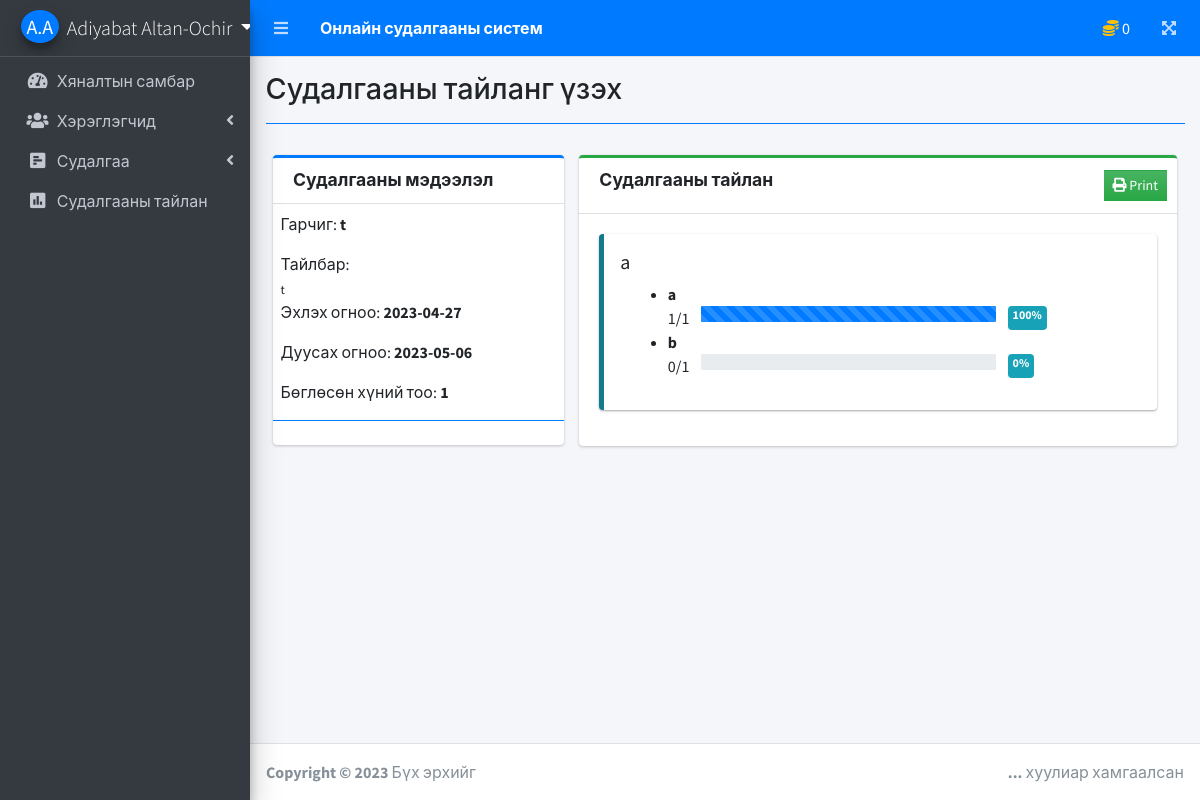
The page /index.php?page=view_survey_report&id=7 (signed in) on the database its author committed.
### tables this page shows
CREATE TABLE `users` (
  `id` int(30) NOT NULL,
  `firstname` varchar(200) NOT NULL,
  `lastname` varchar(200) NOT NULL,
  `middlename` varchar(200) NOT NULL,
  `contact` varchar(100) NOT NULL,
  `address` text NOT NULL,
  `email` varchar(200) NOT NULL,
  `password` text NOT NULL,
  `total_point` int(80) UNSIGNED NOT NULL DEFAULT 0,
  `type` tinyint(1) NOT NULL DEFAULT 3 COMMENT '1=Admin,2 = Staff, 3= Subscriber',
  `date_created` datetime NOT NULL DEFAULT current_timestamp()
);

CREATE TABLE `questions` (
  `id` int(30) NOT NULL,
  `question` text NOT NULL,
  `frm_option` text NOT NULL,
  `type` varchar(50) NOT NULL,
  `order_by` int(11) NOT NULL,
  `survey_id` int(30) NOT NULL,
  `date_created` datetime NOT NULL DEFAULT current_timestamp()
);

### view_survey_report.php (the view, shortened to what this page needs)
<?php include 'db_connect.php';
$qry = $conn->query("SELECT * FROM survey_set where id = ".$_GET['id'])->fetch_array();
foreach($qry as $k => $v){
	if($k == 'title') $k = 'stitle';
}
$taken = $conn->query("SELECT distinct(user_id) from answers where survey_id ={$id}")->num_rows;
$answers = $conn->query("SELECT a.*,q.type from answers a inner join questions q on q.id = a.question_id where a.survey_id ={$id}");
$ans = array();
while($row=$answers->fetch_assoc()){
	if($row['type'] == 'radio_opt') $ans[$row['question_id']][$row['answer']][] = 1;
}
?>
<div class="col-lg-12">
	<div class="row">
		<div class="col-md-4">
			<div class="card card-outline card-primary">
				<div class="card-header">
					<h3 class="card-title"><b>Судалгааны мэдээлэл</b></h3>
				</div>
				<div class="card-body p-0 py-2">
					<div class="container-fluid">
						<p>Гарчиг: <b><?=$stitle ?></b></p>
						<p class="mb-0">Тайлбар:</p>
						<small><?=$description; ?></small>
						<p>Эхлэх огноо: <b><?=date("Y-m-d",strtotime($start_date)) ?></b></p>
						<p>Дуусах огноо: <b><?=date("Y-m-d",strtotime($end_date)) ?></b></p>
						<p>Бөглөсөн хүний тоо: <b><?=number_format($taken) ?></b></p>
					</div>
					<hr class="border-primary">
				</div>
			</div>
		</div>
		<div class="col-md-8">
			<div class="card card-outline card-success">
				<div class="card-header">
					<h3 class="card-title"><b>Судалгааны тайлан</b></h3>
					<div class="card-tools">
						<button class="btn btn-flat btn-sm bg-gradient-success" type="button" id="print"><i class="fa fa-print"></i> Print</button>
					</div>
				</div>
				<div class="card-body ui-sortable">
					<?php
					$question = $conn->query("SELECT * FROM questions where survey_id = $id order by abs(order_by) asc,abs(id) asc");
					while($row=$question->fetch_assoc()):
					?>
					<div class="callout callout-info">
						<h5><?=$row['question'] ?></h5>
						<div class="col-md-12">
							<?php if($row['type'] != 'textfield_s'):?>
								<ul>
							<?php foreach(json_decode($row['frm_option']) as $k => $v):
								$prog = ((isset($ans[$row['id']][$k]) ? count($ans[$row['id']][$k]) : 0) / $taken) * 100;
								$prog = round($prog,2);
								?>
								<li>
									<div class="d-block w-100">
										<b><?=$v ?></b>
									</div>
									<div class="d-flex w-100">
									<span class=""><?=isset($ans[$row['id']][$k]) ? count($ans[$row['id']][$k]) : 0 ?>/<?=$taken ?></span>
									<div class="mx-1 col-sm-8"">
									<div class="progress w-100" >
					                  <div class="progress-bar bg-primary progress-bar-striped" role="progressbar" aria-valuenow="40" aria-valuemin="0" aria-valuemax="100" style="width: <?=$prog ?>%">
					                  </div>
					                </div>
					                </div>
					                <span class="badge badge-info"><?=$prog ?>%</span>
									</div>
								</li>
								<?php endforeach; ?>
								</ul>
						<?php endif; ?>
						</div>
					</div>
					<?php endwhile; ?>
				</div>
			</div>
		</div>
	</div>
</div>

### topbar.php
<?include 'db_connect.php';
$id=$_SESSION['login_id'];
$qry = $conn->query("SELECT total_point FROM users WHERE id=$id");
while($row= $qry->fetch_assoc()) $p=$row['total_point'];?>
  <nav class="main-header navbar navbar-expand navbar-primary navbar-dark ">
    <ul class="navbar-nav w-100">
      <li class="nav-item">
        <a class="nav-link" data-widget="pushmenu" href="#" role="button"><i class="fas fa-bars"></i></a>
      </li>
      <li class="w-100">
        <a class="nav-link text-white"  href="./" role="button"> <large><b>Онлайн судалгааны систем</b></large></a>
      </li>
      <li class="w-100 text-right">
        <span class="nav-link text-white"><i class="fas fa-coins text-warning"></i> <?=$p?></span>
      </li>
    </ul>
    <ul class="navbar-nav ml-auto">
      <li class="nav-item"><a class="nav-link" data-widget="fullscreen" href="#" role="button"><i class="fas fa-expand-arrows-alt"></i></a></li>
    </ul>
  </nav>

### rows shown on the page
users: total_point "0"
questions: question "a", frm_option "a", id "1", id "100", frm_option "b", id "0"

### other values the page prints
$_SESSION['login_lastname'].' '.$_SESSION['login_firstname'] "Adiyabat Altan-Ochir"
$header_title "Судалгааны тайланг үзэх"
$stitle "t"
$description "t"
date("Y-m-d",strtotime($start_date)) "2023-04-27"
date("Y-m-d",strtotime($end_date)) "2023-05-06"
$taken "1"
